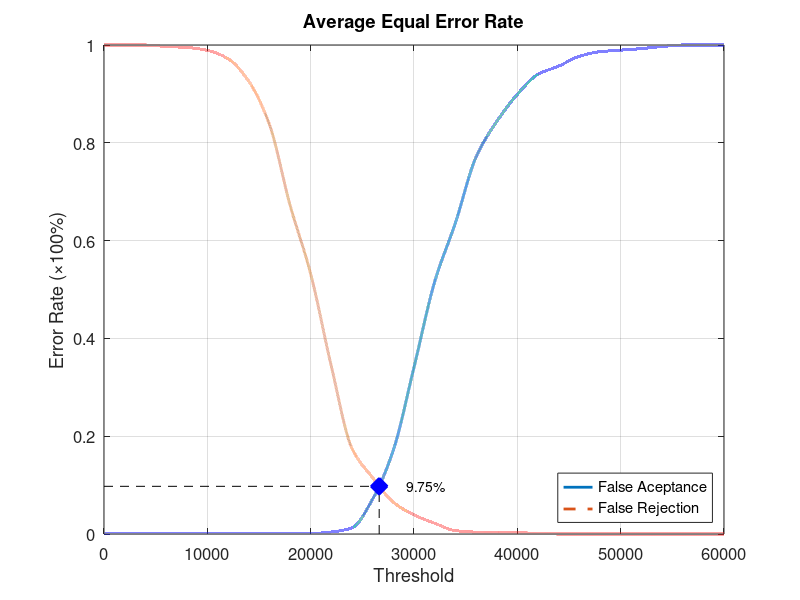
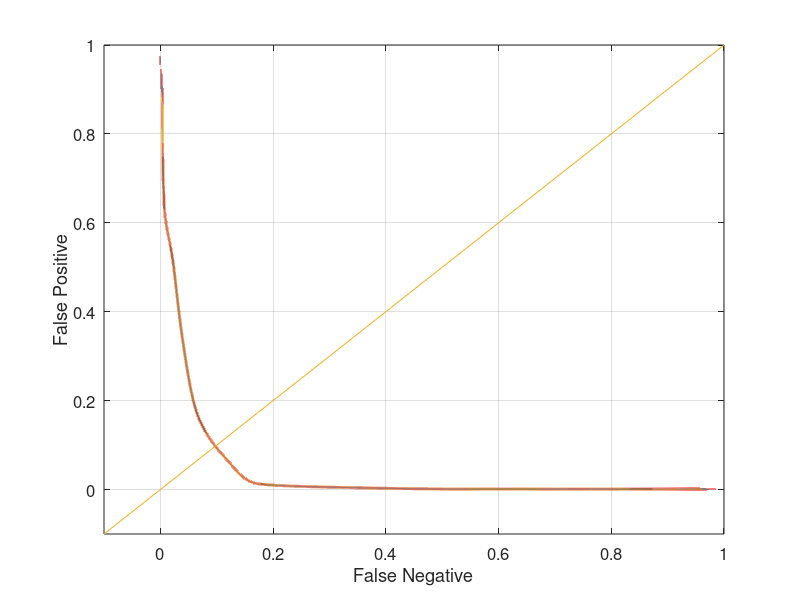

Reproduce these figures in MATLAB, in order.
function yEER = Database1Average
close all;
clear;
clc;
x = 0:2000:60000;
xq = 0:0.5:60000;

y0 = [0 0.00105263 0.00105263 0.00105263 0.00105263 0.00105263 0.00105263 0.00105263 0.00105263 0.00105263 0.00105263 0.00421053 0.0126316 0.0715789 0.171579 0.341053 0.515789 0.63579 0.770526 0.843158 0.898947 0.94 0.956842 0.976842 0.986316 0.989474 0.992632 0.996842 1 1 1];
yy0 = interp1(x, y0, xq, 'pchip');
y1 = [1 1 1 0.997 0.995 0.989 0.972 0.926 0.838 0.673 0.532 0.343 0.175 0.115 0.065 0.039 0.022 0.007 0.004 0.004 0.003 0.001 0 0 0 0 0 0 0 0 0];
yy1 = interp1(x, y1, xq, 'pchip');

% Calculating EER: 
y2 = abs(y0 - y1);
find(y2 == min(y2))
yy2 = abs(yy0 - yy1);
xEER = find(yy2 == min(yy2));
xEERIndex = xq(xEER) % X-axis EER
yEER = yy0(xEER) % Y-axis EER

main = figure
plot(xq, yy0,'-','LineWidth', 2);	hold on
plot(xq, yy1,'--','LineWidth', 2);	hold on
plot([xEERIndex xEERIndex], [0 yEER], 'k--');	hold on
plot([0 xEERIndex], [yEER yEER], 'k--');	hold on
plot(xEERIndex, yEER, 'bx', 'LineWidth', 10);	hold on
text(xEERIndex + 10 * xEERIndex / 100, yEER, [num2str(round((10000 * yEER)) / 100) '%'])
legend('False Aceptance', 'False Rejection', 'Location', 'SouthEast')
xlabel('Threshold')
ylabel('Error Rate (\times100%)')
title('Average Equal Error Rate')
set(gca, 'FontSize', 12)
axis([0 60000 0 1])
grid on

print(main, 'Database1AverageMain', '-dpng');
FNRxFPR = figure('Color', [1 1 1]);
plot(yy1, yy0, '-', yy1, yy0, 'LineWidth', 2);
hold on
y = -0.1:0.1:1
plot(y, y); 
set(gca, 'FontSize', 12)
xlabel('False Negative')
ylabel('False Positive')
axis([-0.1 1 -0.1 1])
set(gca, 'FontSize', 12)
grid on

print(FNRxFPR, 'Database1AverageFNRxFPR','-dpng');
end
